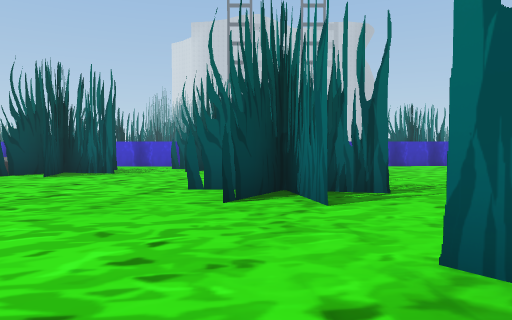
View 1 (above)

24 first-person views from a walk through a scene from a Unity 3-D project. The camera is 1.4 m above the floor, tilts 2° down and sees 70° across. The floor is counted in squares, 2 m on a side. Each view is taken from the middle of a square. On the plan, view 1 faces up. The plan holds only what a view shows up to about 11 squares ahead; the rest is blank. The place goes on beyond the plan. Some animated figures are left out. Some surface patterns are stand-ins.

View 2
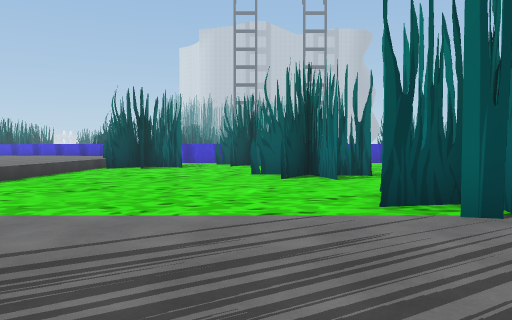

View 3
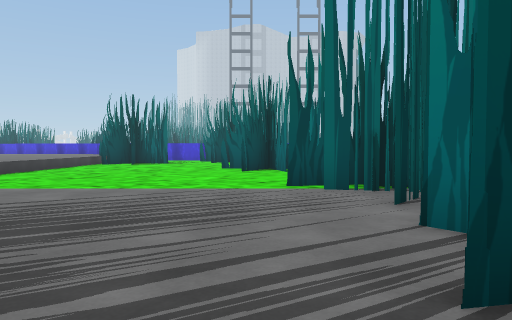

View 4
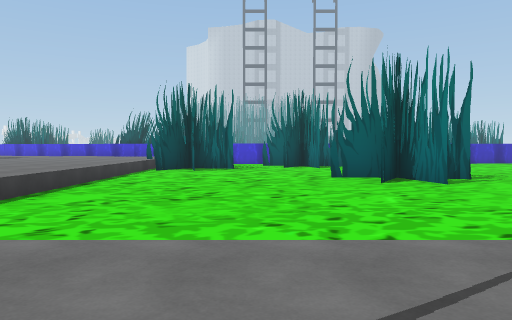

View 5
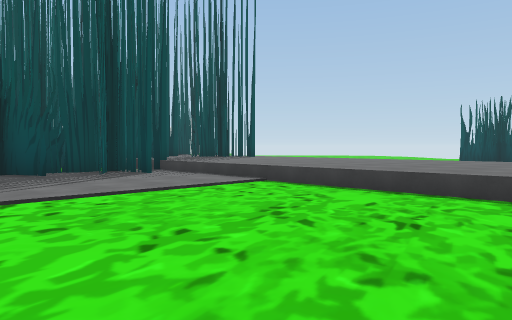

View 6
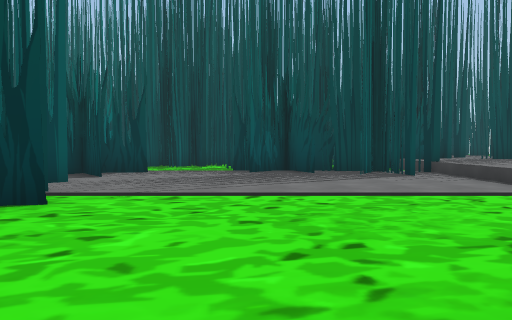

View 7
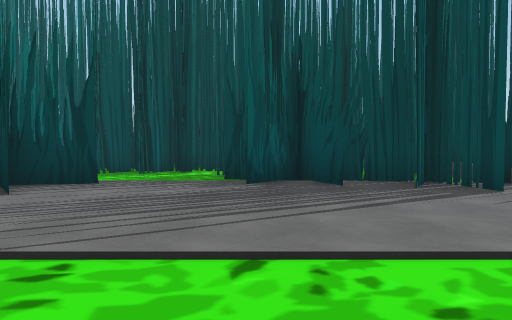

View 8
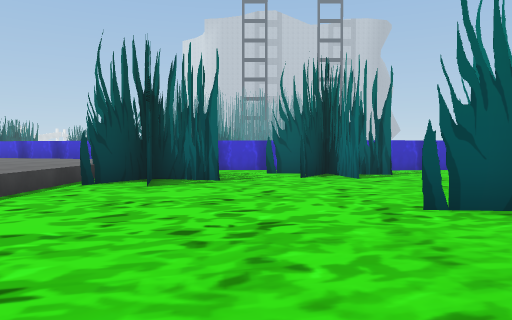

View 9
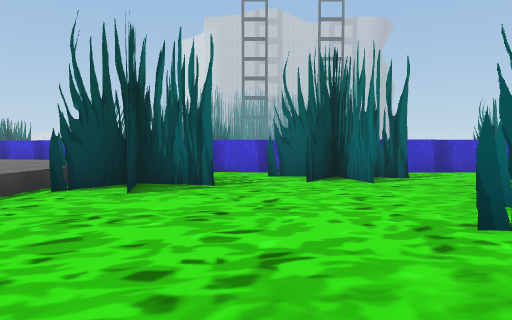

View 10
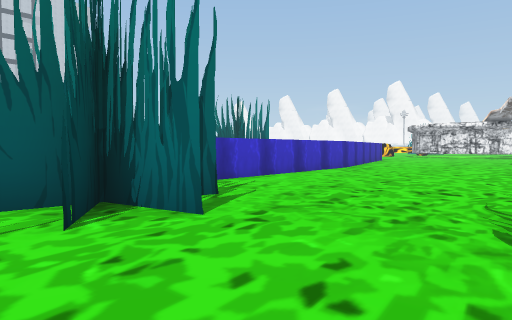

View 11
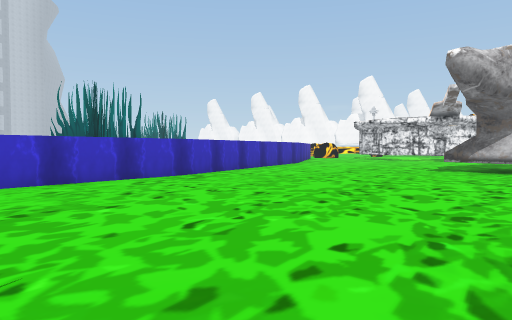

View 12
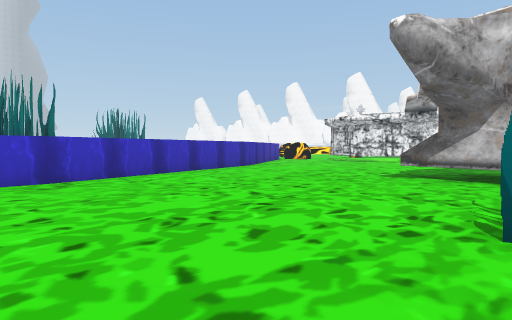

View 13
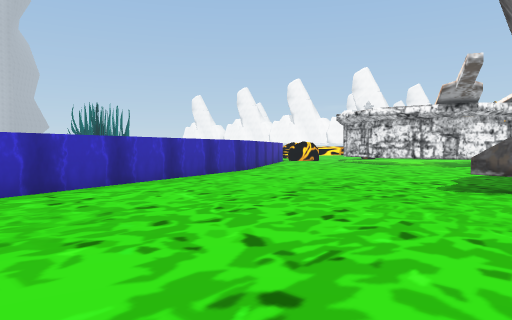

View 14
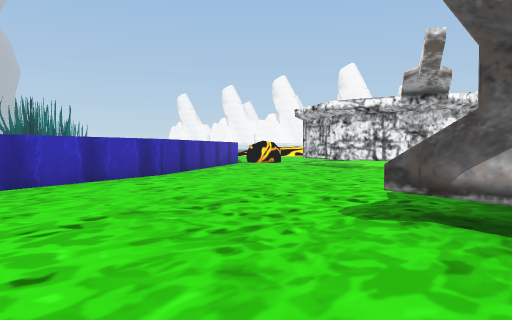

View 15
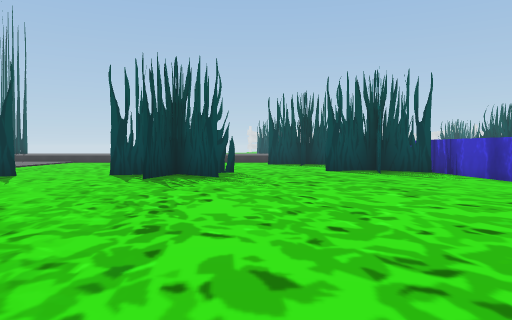

View 16
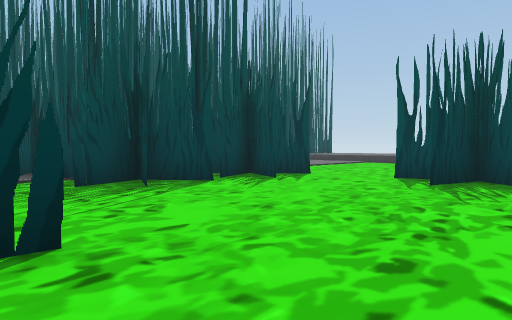

View 17
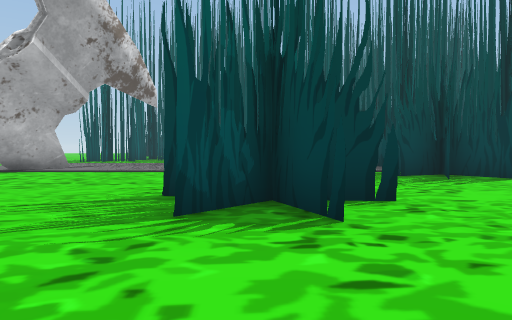

View 18
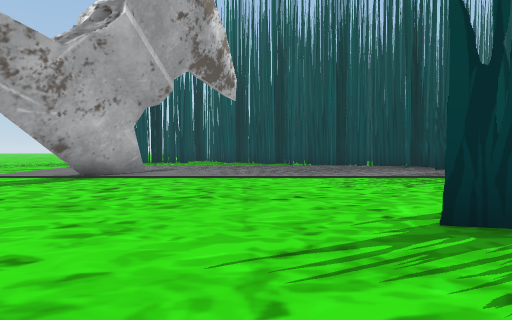

View 19
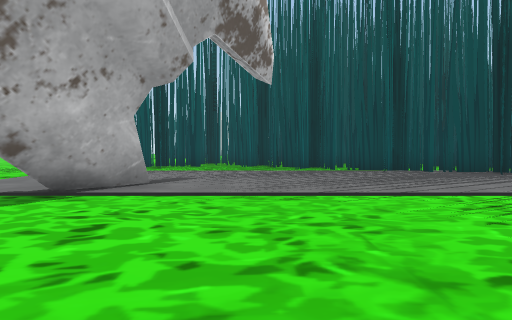

View 20
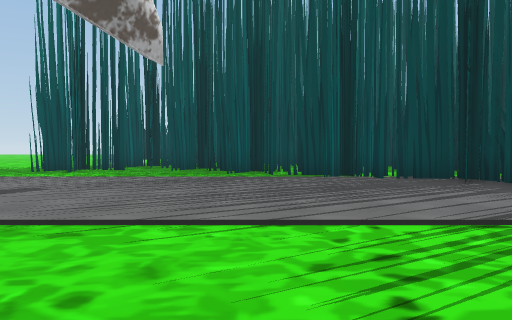

View 21
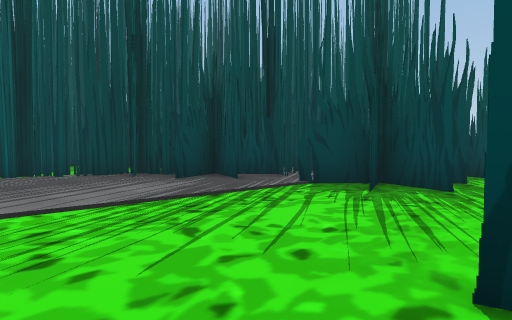

View 22
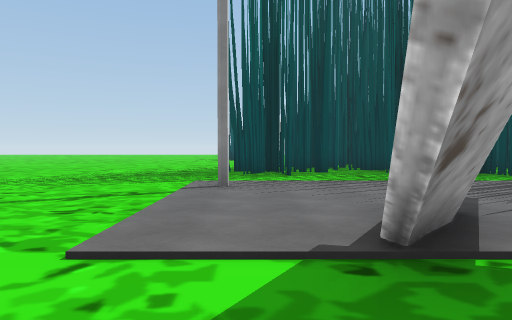

View 23
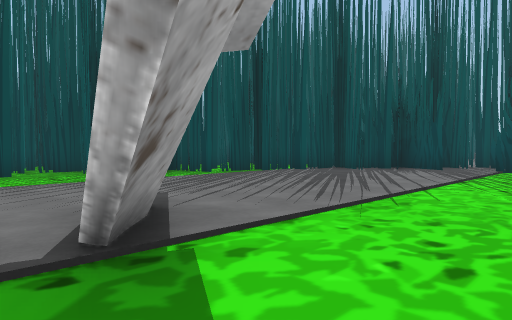

View 24
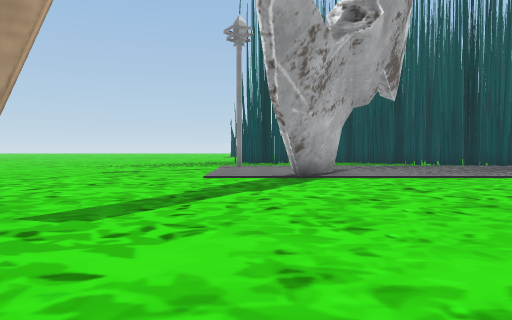

### Floor plan
Key: @ floor where view 1 was taken; # wall or solid block; . floor; ^ raised ledge.
Columns run from 7 left of view 1 to 19 right of it. Each row starts with its distance up from view 1.
 17                        #.
 16                     ##....
 15                 ###........
 14    ###  #######............
 13    ...##...................
 12    ..##....................
 11 ^ #...##...................
 10 ^###.##...................
  9 ^##...................# ..
  8 ^....................## ..
  7 ^......##............^  ...
  6 ^.....####......#.#........
  5 ^......##......####........
  4 ^............... #.........
  3 ^..........................
  2 ^.......#.####.............
  1 ^.......######.............
  0 ^......@###  #..........#..
 -1 ^........#   #.........##..
 -2 ^........#   ## ...........
 -3 ^.......##    ##...........
 -4 ^##.#...##     #...........
 -5 ^#####..##     ###.........
 -6 ^## ###..       ###.#......
 -7 ^#    #.#         ##....#..
 -8  #    ####        ####.###.

Where each view was taken, in squares from view 1:
view 1: 0 up, 0 right, facing up
view 2: 4 down, 1 left, facing up
view 3: 6 down, 0 right, facing up
view 4: 3 down, 3 left, facing up
view 5: 5 up, 1 left, facing down-left
view 6: 5 up, 2 left, facing down
view 7: 2 up, 2 left, facing down
view 8: 2 up, 3 left, facing up
view 9: 3 up, 3 left, facing up
view 10: 7 up, 3 left, facing up-right
view 11: 6 up, 3 right, facing up-right
view 12: 6 up, 6 right, facing up-right
view 13: 8 up, 8 right, facing up-right
view 14: 8 up, 11 right, facing up-right
view 15: 8 up, 10 right, facing left
view 16: 8 up, 9 right, facing down-left
view 17: 10 up, 10 right, facing down
view 18: 8 up, 13 right, facing down
view 19: 5 up, 14 right, facing down
view 20: 3 up, 12 right, facing down
view 21: 4 up, 12 right, facing down-left
view 22: 2 up, 18 right, facing down
view 23: 2 up, 18 right, facing down-left
view 24: 8 up, 18 right, facing down
